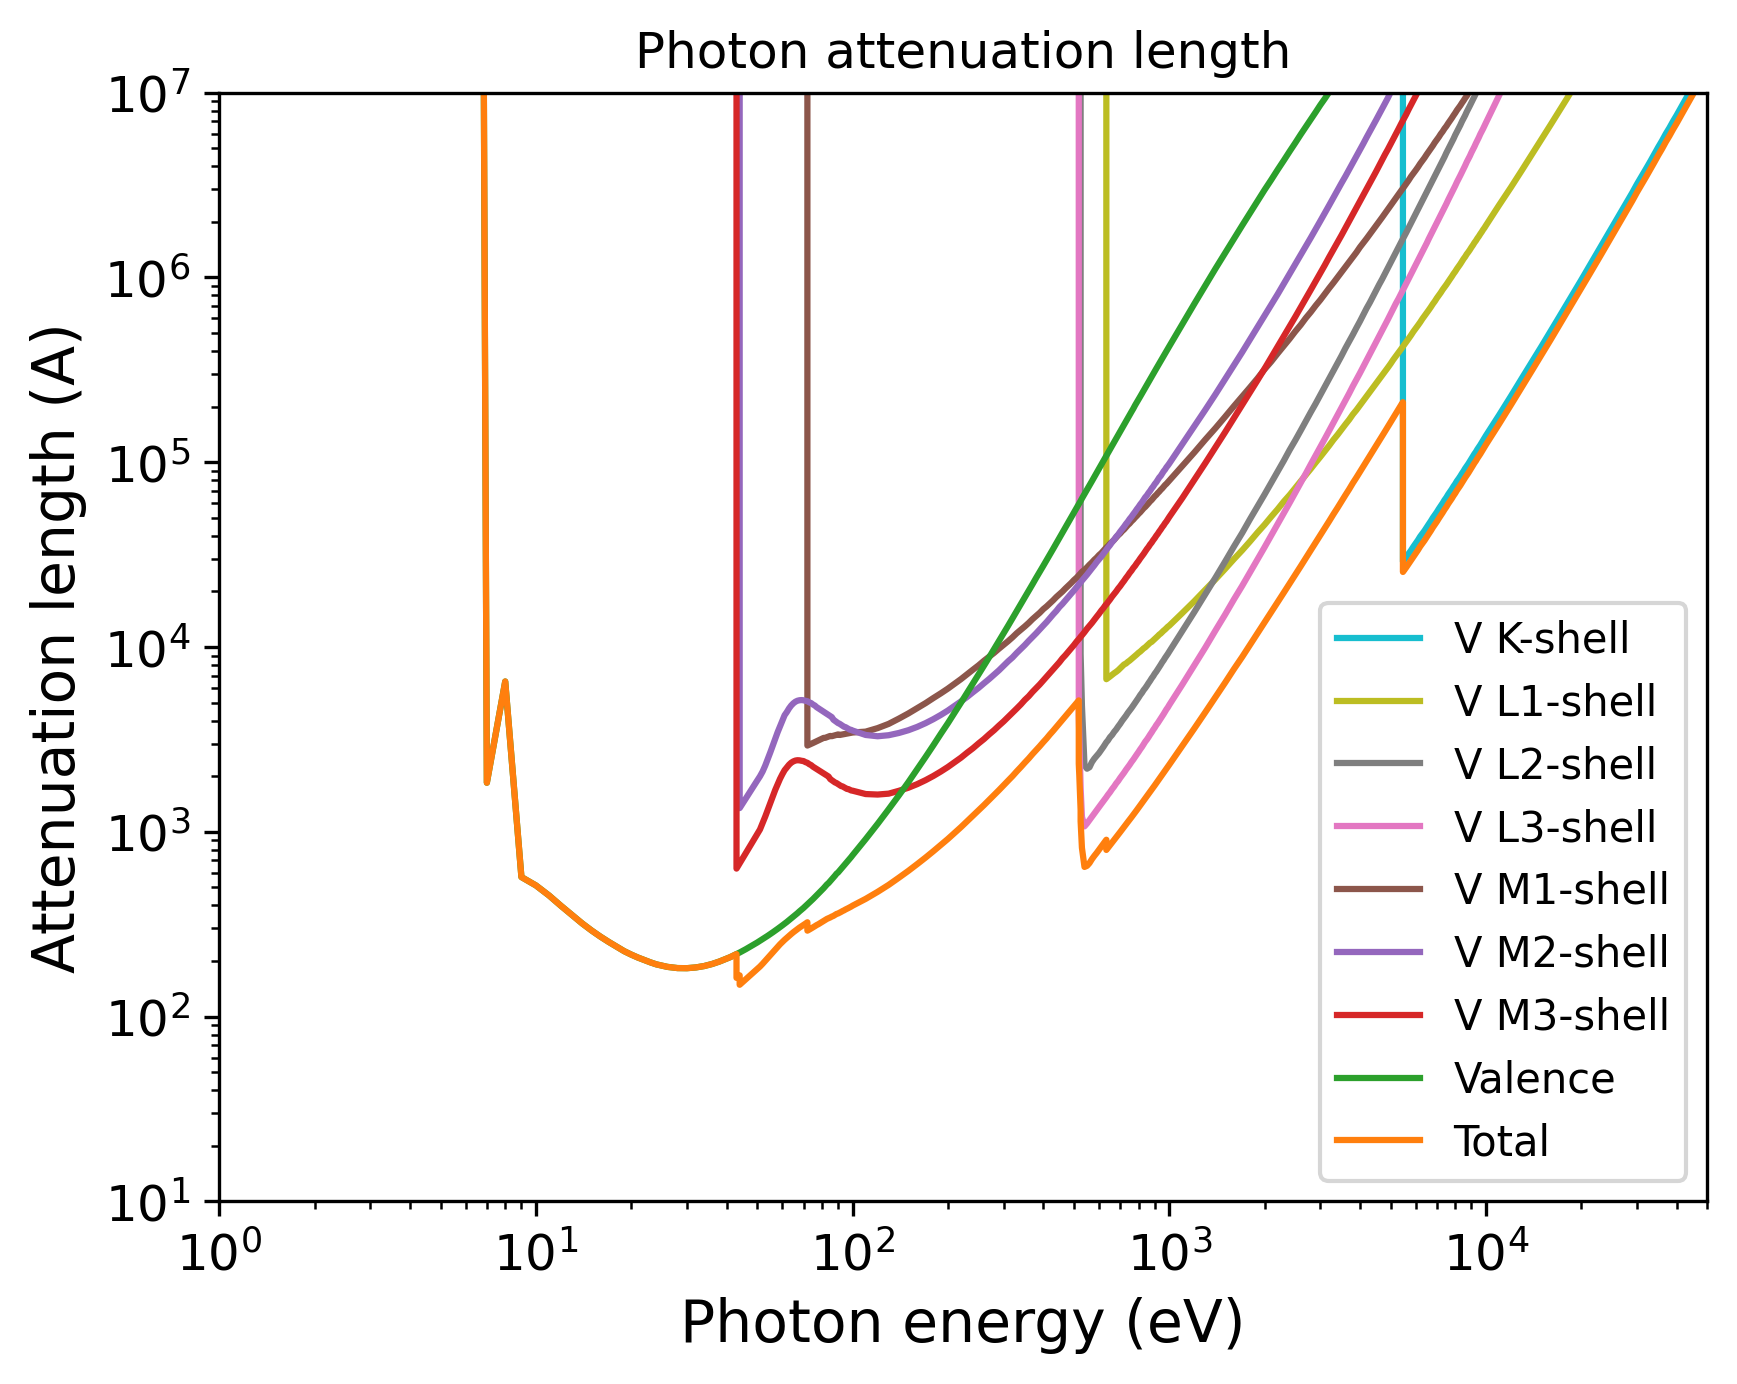

Here is the Python script that generated this plot:
import pandas as pd
import numpy as np
import matplotlib.pyplot as plt
import matplotlib.cm as cm
# Set the format:
plt.xlabel("Photon energy (eV)", fontsize=14)
plt.ylabel("Attenuation length (A)", fontsize=14)
plt.xticks(fontsize=12)
plt.yticks(fontsize=12)
plt.grid(False)
# Set the axes:
# Read the output file:
df = pd.read_csv(r"OUTPUT_V_Photon_IMFP.dat", sep=r'\s+', header=None, comment="#", skipinitialspace=True)
plt.xscale("log")
plt.yscale("log")
# Prepare the plot:
columns_to_plot = [ 1, 2, 3, 4, 5, 6, 7, 8, 9]
labels = [ "V K-shell", "V L1-shell", "V L2-shell", "V L3-shell", "V M1-shell", "V M2-shell", "V M3-shell", "Valence", "Total"]
# Create N distinct colors from a colormap
N = len(columns_to_plot)
colors = plt.cm.tab10(np.linspace(1, 0, 10))
# Set line styles:
linestyles = [ "-", "-", "-", "-", "-", "-", "-", "-", "-"]
for i, col in enumerate(columns_to_plot):
    color = colors[i % len(colors)]
    ls    = linestyles[i % len(linestyles)]
    label = labels[i % len(labels)]
    plt.plot(df.iloc[:, 0], df.iloc[:, col],
    color=color,
    label=label,
    linestyle=ls)
plt.xlim(1.00000000,50000.00000000)
plt.ylim(10.00000000,10000000.00000000)
plt.title("Photon attenuation length")
plt.legend(loc="best", fontsize=10)
# Save the plot in this format:
plt.savefig("OUTPUT_MFP_photon.png", dpi=300, bbox_inches="tight")
